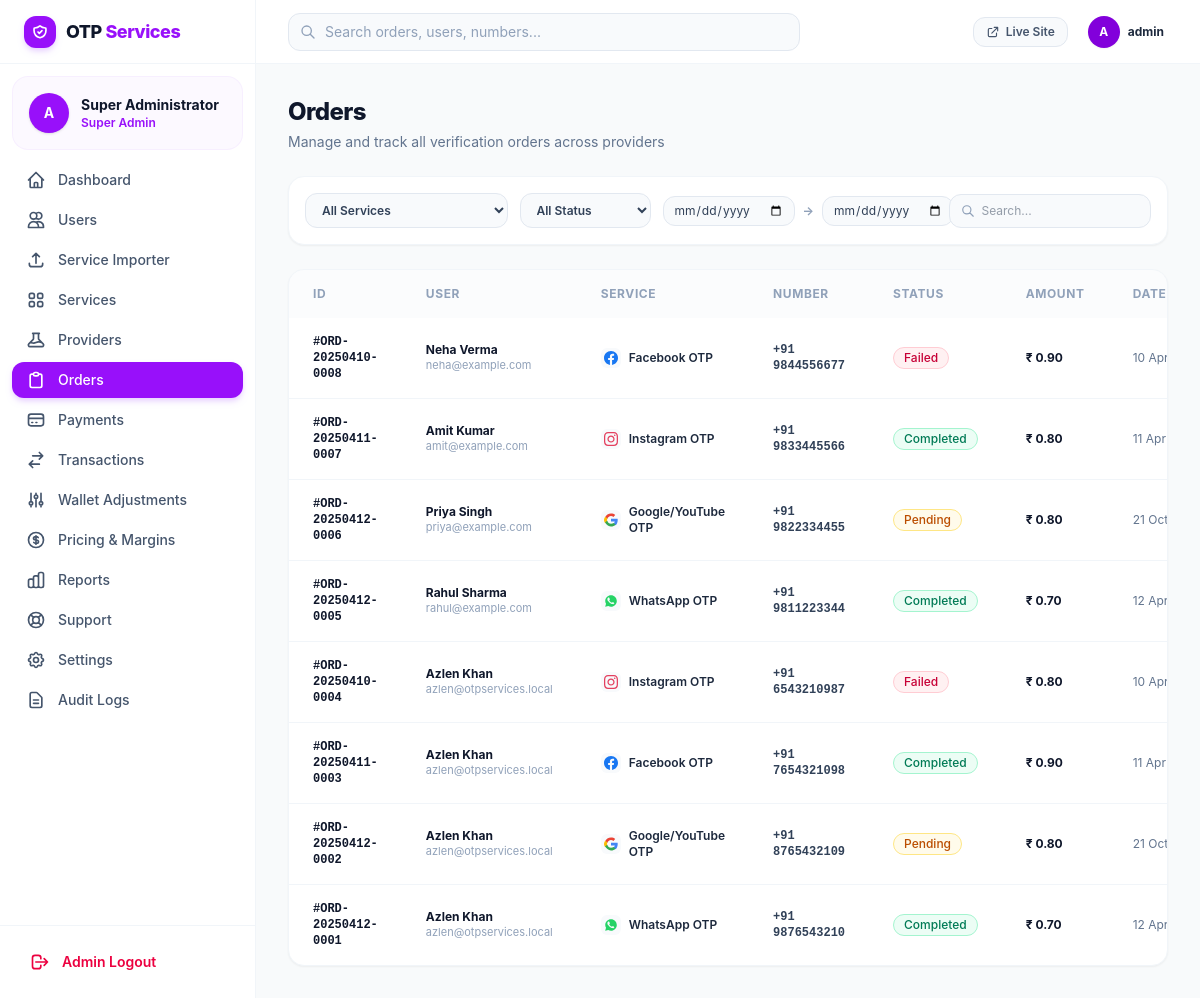
The app's page /admin/orders.php (signed in) with its own data.
### tables this page shows
CREATE TABLE `orders` (
  `id` INT AUTO_INCREMENT PRIMARY KEY,
  `order_ref` VARCHAR(64) NOT NULL UNIQUE,
  `user_id` INT NOT NULL,
  `service_id` INT NOT NULL,
  `country_code` VARCHAR(10) NOT NULL,
  `phone_number` VARCHAR(50) NOT NULL,
  `provider_id` INT NOT NULL,
  `provider_order_id` VARCHAR(100) NULL,
  `cost` DECIMAL(10, 2) NOT NULL,
  `status` ENUM('pending', 'completed', 'cancelled', 'expired', 'failed') NOT NULL DEFAULT 'pending',
  `otp_code` VARCHAR(50) NULL,
  `full_sms` TEXT NULL,
  `expires_at` TIMESTAMP NOT NULL,
  `created_at` TIMESTAMP DEFAULT CURRENT_TIMESTAMP,
  `updated_at` TIMESTAMP DEFAULT CURRENT_TIMESTAMP ON UPDATE CURRENT_TIMESTAMP,
  FOREIGN KEY (`user_id`) REFERENCES `users` (`id`) ON DELETE CASCADE,
  FOREIGN KEY (`service_id`) REFERENCES `services` (`id`) ON DELETE CASCADE,
  FOREIGN KEY (`provider_id`) REFERENCES `providers` (`id`) ON DELETE CASCADE,
  INDEX `idx_orders_user` (`user_id`),
  INDEX `idx_orders_status` (`status`),
  INDEX `idx_orders_ref` (`order_ref`)
);

CREATE TABLE `users` (
  `id` INT AUTO_INCREMENT PRIMARY KEY,
  `name` VARCHAR(100) NOT NULL,
  `email` VARCHAR(191) NOT NULL UNIQUE,
  `username` VARCHAR(50) UNIQUE NULL,
  `password_hash` VARCHAR(255) NOT NULL,
  `status` ENUM('active', 'suspended', 'banned') DEFAULT 'active',
  `created_at` TIMESTAMP DEFAULT CURRENT_TIMESTAMP,
  `updated_at` TIMESTAMP DEFAULT CURRENT_TIMESTAMP ON UPDATE CURRENT_TIMESTAMP,
  INDEX `idx_users_email` (`email`),
  INDEX `idx_users_status` (`status`)
);

CREATE TABLE `services` (
  `id` INT AUTO_INCREMENT PRIMARY KEY,
  `name` VARCHAR(100) NOT NULL,
  `code` VARCHAR(50) NOT NULL,
  `category_id` INT NULL,
  `icon` VARCHAR(50) DEFAULT 'shield',
  `price` DECIMAL(10, 2) NOT NULL DEFAULT 1.00,
  `provider_cost` DECIMAL(10, 2) NOT NULL DEFAULT 0.50,
  `status` ENUM('active', 'inactive') NOT NULL DEFAULT 'active',
  `description` TEXT NULL,
  `stock_status` ENUM('available', 'low_stock', 'out_of_stock', 'unknown') DEFAULT 'available',
  `created_at` TIMESTAMP DEFAULT CURRENT_TIMESTAMP,
  FOREIGN KEY (`category_id`) REFERENCES `service_categories` (`id`) ON DELETE SET NULL,
  INDEX `idx_services_code` (`code`),
  INDEX `idx_services_status` (`status`)
);

### admin/orders.php (the view, shortened to what the rows shown need)
<?php
require_once __DIR__ . '/includes/header.php';
require_once __DIR__ . '/includes/sidebar.php';
require_once __DIR__ . '/../includes/pagination.php';
$db = get_db();
$page = max(1, (int)($_GET['page'] ?? 1));
$where = ["1=1"];
$params = [];
$whereSql = implode(' AND ', $where);
$stmtCount = $db->prepare("SELECT COUNT(*) FROM orders o JOIN users u ON u.id = o.user_id JOIN services s ON s.id = o.service_id WHERE {$whereSql}");
$stmtCount->execute($params);
$total = (int)$stmtCount->fetchColumn();
$paginator = paginate($total, $page, 15);
$stmt = $db->prepare("
    SELECT o.*, u.name as user_name, u.email as user_email, s.name as service_name, s.icon as service_icon
    FROM orders o
    JOIN users u ON u.id = o.user_id
    JOIN services s ON s.id = o.service_id
    WHERE {$whereSql}
    ORDER BY o.id DESC
    LIMIT {$paginator['per_page']} OFFSET {$paginator['offset']}
");
$stmt->execute($params);
$orders = $stmt->fetchAll();
?>
<div class="flex-1 flex flex-col min-w-0 overflow-hidden">
    <?php require_once __DIR__ . '/includes/navbar.php'; ?>
    <main class="flex-1 overflow-y-auto p-4 sm:p-8 bg-slate-50/60">
        <div class="max-w-7xl mx-auto space-y-6">
            <div class="space-y-1">
                <h1 class="text-2xl font-extrabold text-slate-900 tracking-tight">Orders</h1>
            </div>
            <div class="bg-white rounded-2xl border border-slate-100 shadow-xs overflow-hidden">
                <div class="overflow-x-auto">
                    <table class="w-full text-left text-sm text-slate-600">
                        <thead class="bg-slate-50/60 text-xs uppercase font-semibold text-slate-400 tracking-wider">
                            <tr>
                                <th class="px-6 py-4">ID</th>
                                <th class="px-6 py-4">User</th>
                                <th class="px-6 py-4">Service</th>
                                <th class="px-6 py-4">Number</th>
                                <th class="px-6 py-4">Status</th>
                                <th class="px-6 py-4">Amount</th>
                                <th class="px-6 py-4">Date</th>
                            </tr>
                        </thead>
                        <tbody class="divide-y divide-slate-100">
                            <?php if (empty($orders)): ?>
                                <tr>
                                    <td colspan="8" class="px-6 py-12 text-center text-slate-400">No orders matching query.</td>
                                </tr>
                            <?php else: ?>
                                <?php foreach ($orders as $o): ?>
                                    <tr class="hover:bg-slate-50/80 transition-colors">
                                        <td class="px-6 py-4 font-mono text-xs font-bold text-slate-900">
                                            #<?= e($o['order_ref']) ?>
                                        </td>
                                        <td class="px-6 py-4">
                                            <div class="font-bold text-slate-900 text-xs"><?= e($o['user_name']) ?></div>
                                            <div class="text-[11px] text-slate-400"><?= e($o['user_email']) ?></div>
                                        </td>
                                        <td class="px-6 py-4">
                                            <div class="flex items-center gap-2">
                                                <div class="w-5 h-5 rounded-md bg-slate-50 flex items-center justify-center shrink-0">
                                                    <?= get_service_svg_icon($o['service_name'], "w-3.5 h-3.5") ?>
                                                </div>
                                                <span class="font-semibold text-slate-800 text-xs"><?= e($o['service_name']) ?></span>
                                            </div>
                                        </td>
                                        <td class="px-6 py-4 font-mono text-xs font-semibold text-slate-700">
                                            <?= e($o['phone_number']) ?>
                                        </td>
                                        <td class="px-6 py-4">
                                            <?= render_status_badge($o['status']) ?>
                                        </td>
                                        <td class="px-6 py-4 font-bold text-slate-900 text-xs">
                                            <?= format_currency($o['cost']) ?>
                                        </td>
                                        <td class="px-6 py-4 text-xs text-slate-500 whitespace-nowrap">
                                            <?= date('d M Y', strtotime($o['created_at'])) ?>
                                        </td>
                                    </tr>
                                <?php endforeach; ?>
                            <?php endif; ?>
                        </tbody>
                    </table>
                </div>
            </div>
        </div>
    </main>
</div>
<?php require_once __DIR__ . '/includes/footer.php'; ?>

### admin/includes/sidebar.php (shortened to what the rows shown need)
<aside :class="sidebarOpen ? 'translate-x-0' : '-translate-x-full'" class="fixed inset-y-0 left-0 z-50 w-64 bg-white border-r border-slate-100 flex flex-col justify-between transition-transform duration-200 ease-in-out md:static md:translate-x-0 shrink-0">
    <div class="overflow-y-auto">
        <div class="p-4 mx-3 my-3 bg-purple-50/60 rounded-2xl flex items-center gap-3 border border-purple-100/60">
            <div class="overflow-hidden">
                <div class="text-sm font-bold text-slate-900 truncate"><?= e($currentAdmin['name']) ?></div>
                <div class="text-xs text-purple-600 font-semibold">Super Admin</div>
            </div>
        </div>
    </div>
</aside>

### admin/includes/navbar.php (shortened to what the rows shown need)
<header class="h-16 bg-white border-b border-slate-100 flex items-center justify-between px-4 sm:px-8 shrink-0">
    <div class="flex items-center gap-4">
        <div class="flex items-center gap-2 p-1">
            <div class="w-8 h-8 rounded-full bg-purple-700 text-white font-bold flex items-center justify-center text-xs shadow-xs">
                A
            </div>
            <span class="text-xs font-bold text-slate-800 hidden sm:inline"><?= e($currentAdmin['username']) ?></span>
        </div>
    </div>
</header>

### includes/functions.php (shortened to what the rows shown need)
<?php
require_once __DIR__ . '/../config/app.php';
function e(?string $string): string {
    return htmlspecialchars($string ?? '', ENT_QUOTES, 'UTF-8');
}
function render_status_badge(string $status): string {
    $status = strtolower($status);
    $colors = [
        'completed' => 'bg-emerald-50 text-emerald-700 border-emerald-200',
        'pending'   => 'bg-amber-50 text-amber-700 border-amber-200',
        'failed'    => 'bg-rose-50 text-rose-700 border-rose-200',
        'cancelled' => 'bg-slate-100 text-slate-700 border-slate-200',
        'expired'   => 'bg-gray-100 text-gray-600 border-gray-200',
        'active'    => 'bg-emerald-50 text-emerald-700 border-emerald-200',
        'inactive'  => 'bg-slate-100 text-slate-600 border-slate-200',
        'available' => 'bg-emerald-50 text-emerald-700 border-emerald-200',
        'out_of_stock' => 'bg-rose-50 text-rose-700 border-rose-200',
        'open'      => 'bg-indigo-50 text-indigo-700 border-indigo-200',
        'answered'  => 'bg-teal-50 text-teal-700 border-teal-200',
        'closed'    => 'bg-slate-100 text-slate-600 border-slate-200',
    ];
    $class = $colors[$status] ?? 'bg-slate-100 text-slate-700 border-slate-200';
    $label = ucfirst($status);
    return '<span class="inline-flex items-center px-2.5 py-0.5 rounded-full text-xs font-medium border ' . $class . '">' . e($label) . '</span>';
}
function get_service_svg_icon(string $name, string $class = "w-6 h-6"): string {
    $name = strtolower($name);
    if (str_contains($name, 'google') || str_contains($name, 'youtube')) {
        return '<svg class="' . $class . '" viewBox="0 0 24 24"><path fill="#EA4335" d="M12 5c1.6 0 3 .6 4.1 1.7l3.1-3.1C17.3 1.8 14.8 1 12 1 7.5 1 3.7 3.6 1.9 7.3l3.7 2.9C6.5 7.3 9 5 12 5z"/><path fill="#4285F4" d="M23.5 12.3c0-.8-.1-1.7-.2-2.3H12v4.5h6.5c-.3 1.5-1.1 2.8-2.4 3.7l3.7 2.9c2.2-2 3.7-5 3.7-8.8z"/><path fill="#FBBC05" d="M5.6 14.8c-.2-.7-.4-1.5-.4-2.8s.2-2.1.4-2.8L1.9 6.3C.7 8.7 0 10.3 0 12s.7 3.3 1.9 5.7l3.7-2.9z"/><path fill="#34A853" d="M12 23c3.2 0 6-1.1 8-3l-3.7-2.9c-1.1.7-2.5 1.2-4.3 1.2-3 0-5.5-2.3-6.4-5.2L1.9 16c1.8 3.7 5.6 7 10.1 7z"/></svg>';
    }
    if (str_contains($name, 'whatsapp')) {
        return '<svg class="' . $class . '" fill="#25D366" viewBox="0 0 24 24"><path d="M12.04 2c-5.46 0-9.91 4.45-9.91 9.91 0 1.75.46 3.45 1.32 4.95L2.05 22l5.25-1.38c1.45.79 3.08 1.21 4.74 1.21 5.46 0 9.91-4.45 9.91-9.91 0-5.46-4.45-9.92-9.91-9.92zm5.8 14.07c-.24.68-1.39 1.31-1.92 1.36-.51.05-1.17.07-1.88-.16-.44-.14-1.01-.33-1.74-.65-3.08-1.33-5.09-4.44-5.24-4.64-.15-.2-1.25-1.66-1.25-3.17 0-1.51.79-2.25 1.07-2.55.28-.3.62-.37.82-.37.21 0 .41 0 .59.01.19.01.44-.07.69.52.26.61.88 2.14.96 2.3.08.16.13.35.03.55-.1.2-.15.33-.3.51-.15.18-.32.4-.46.54-.15.15-.31.32-.13.63.18.31.8 1.32 1.72 2.14 1.18 1.05 2.18 1.38 2.49 1.53.31.15.49.13.67-.08.18-.21.77-.9 1-.1.2-.23.4-.19.64-.1.24.08 1.54.73 1.8 1.04z"/></svg>';
    }
    if (str_contains($name, 'facebook')) {
        return '<svg class="' . $class . '" fill="#1877F2" viewBox="0 0 24 24"><path d="M24 12.073c0-6.627-5.373-12-12-12s-12 5.373-12 12c0 5.99 4.388 10.954 10.125 11.854v-8.385H7.078v-3.47h3.047V9.43c0-3.007 1.792-4.669 4.533-4.669 1.312 0 2.686.235 2.686.235v2.953H15.83c-1.491 0-1.956.925-1.956 1.874v2.25h3.328l-.532 3.47h-2.796v8.385C19.612 23.027 24 18.062 24 12.073z"/></svg>';
    }
    if (str_contains($name, 'instagram')) {
        return '<svg class="' . $class . '" fill="#E4405F" viewBox="0 0 24 24"><path d="M12 2.163c3.204 0 3.584.012 4.85.07 3.252.148 4.771 1.691 4.919 4.919.058 1.265.069 1.645.069 4.849 0 3.205-.012 3.584-.069 4.849-.149 3.225-1.664 4.771-4.919 4.919-1.266.058-1.644.07-4.85.07-3.204 0-3.584-.012-4.849-.07-3.26-.149-4.771-1.699-4.919-4.92-.058-1.265-.07-1.644-.07-4.849 0-3.204.013-3.583.07-4.849.149-3.227 1.664-4.771 4.919-4.919 1.266-.057 1.645-.069 4.849-.069zm0-2.163c-3.259 0-3.667.014-4.947.072-4.358.2-6.78 2.618-6.98 6.98-.059 1.281-.073 1.689-.073 4.948 0 3.259.014 3.668.072 4.948.2 4.358 2.618 6.78 6.98 6.98 1.281.058 1.689.072 4.948.072 3.259 0 3.668-.014 4.948-.072 4.354-.2 6.782-2.618 6.979-6.98.059-1.28.073-1.689.073-4.948 0-3.259-.014-3.667-.072-4.947-.196-4.354-2.617-6.78-6.979-6.98-1.281-.059-1.69-.073-4.949-.073zm0 5.838c-3.403 0-6.162 2.759-6.162 6.162s2.759 6.163 6.162 6.163 6.162-2.759 6.162-6.163c0-3.403-2.759-6.162-6.162-6.162zm0 10.162c-2.209 0-4-1.79-4-4 0-2.209 1.791-4 4-4s4 1.791 4 4c0 2.21-1.791 4-4 4zm6.406-11.845c-.796 0-1.441.645-1.441 1.44s.645 1.44 1.441 1.44c.795 0 1.439-.645 1.439-1.44s-.644-1.44-1.439-1.44z"/></svg>';
    }
    return '<svg class="' . $class . ' text-purple-600" fill="none" viewBox="0 0 24 24" stroke="currentColor"><path stroke-linecap="round" stroke-linejoin="round" stroke-width="2" d="M9 12l2 2 4-4m5.618-4.016A11.955 11.955 0 0112 2.944a11.955 11.955 0 01-8.618 3.04A12.02 12.02 0 003 9c0 5.591 3.824 10.29 9 11.622 5.176-1.332 9-6.03 9-11.622 0-1.042-.133-2.052-.382-3.016z"/></svg>';
}

### records on screen
orders: order_ref "ORD-20250410-0008", user.name "Neha Verma", user.email "neha@example.com", service.name "Facebook OTP", phone_number "+91 9844556677", status "Failed", cost "₹ 0.90", created_at "10…"
orders: order_ref "ORD-20250411-0007", user.name "Amit Kumar", user.email "amit@example.com", service.name "Instagram OTP", phone_number "+91 9833445566", status "Completed", cost "₹ 0.80", created_at "11 Apr…"
orders: order_ref "ORD-20250412-0006", user.name "Priya Singh", user.email "priya@example.com", service.name "Google/YouTube OTP", phone_number "+91 9822334455", status "Pending", cost "₹ 0.80", created_at "21 Oct…"
orders: order_ref "ORD-20250412-0005", user.name "Rahul Sharma", user.email "rahul@example.com", service.name "WhatsApp OTP", phone_number "+91 9811223344", status "Completed", cost "₹ 0.70", created_at "12 Apr…"
orders: order_ref "ORD-20250410-0004", user.name "Azlen Khan", user.email "azlen@otpservices.local", service.name "Instagram OTP", phone_number "+91 6543210987", status "Failed", cost "₹ 0.80", created_at "10…"
orders: order_ref "ORD-20250411-0003", user.name "Azlen Khan", user.email "azlen@otpservices.local", service.name "Facebook OTP", phone_number "+91 7654321098", status "Completed", cost "₹ 0.90", created_at "11 Apr…"
orders: order_ref "ORD-20250412-0002", user.name "Azlen Khan", user.email "azlen@otpservices.local", service.name "Google/YouTube OTP", phone_number "+91 8765432109", status "Pending", cost "₹ 0.80", created_at "21 Oct…"
orders: order_ref "ORD-20250412-0001", user.name "Azlen Khan", user.email "azlen@otpservices.local", service.name "WhatsApp OTP", phone_number "+91 9876543210", status "Completed", cost "₹ 0.70", created_at "12 Apr…"

### other values on screen
$currentAdmin['name'] "Super Administrator"
$currentAdmin['username'] "admin"
